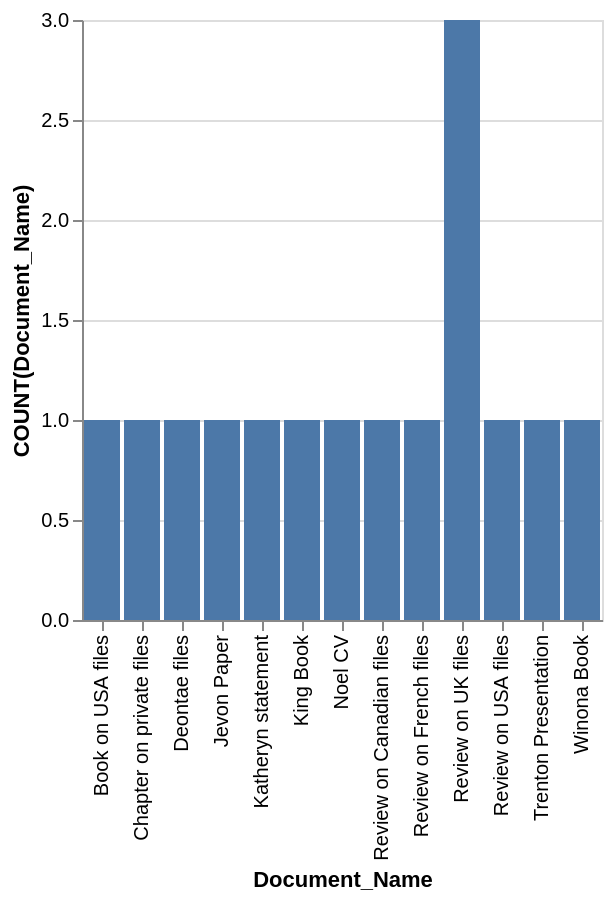

Write the Vega-Lite specification saved for this chart.
### Vega-Lite specification from a JSON file in a GitHub repository (floating-point values rounded to 4 significant figures)
{"data": {"values": [{"x_data": "Book on USA files", "y_data": 1}, {"x_data": "Chapter on private files", "y_data": 1}, {"x_data": "Deontae files", "y_data": 1}, {"x_data": "Jevon Paper", "y_data": 1}, {"x_data": "Katheryn statement", "y_data": 1}, {"x_data": "King Book", "y_data": 1}, {"x_data": "Noel CV", "y_data": 1}, {"x_data": "Review on Canadian files", "y_data": 1}, {"x_data": "Review on French files", "y_data": 1}, {"x_data": "Review on UK files", "y_data": 3}, {"x_data": "Review on USA files", "y_data": 1}, {"x_data": "Trenton Presentation", "y_data": 1}, {"x_data": "Winona Book", "y_data": 1}]}, "mark": "bar", "encoding": {"x": {"field": "x_data", "type": "nominal", "title": "Document_Name", "sort": "ascending"}, "y": {"field": "y_data", "type": "quantitative", "title": "COUNT(Document_Name)"}}}
